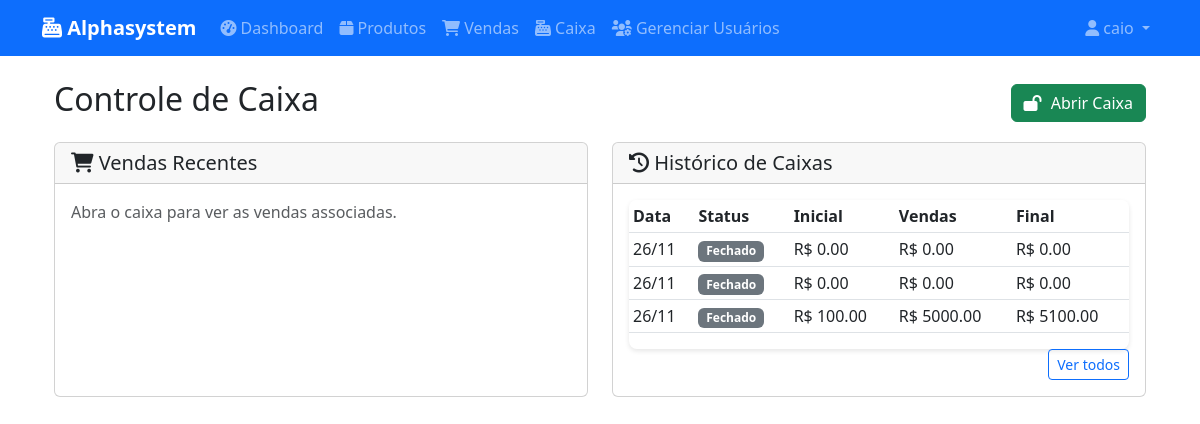
/cashier (signed in), run on the app's committed database.
### app/models/__init__.py (models this page shows, shortened)
class User(UserMixin, db.Model):
    id = db.Column(db.Integer, primary_key=True)
    username = db.Column(db.String(150), unique=True, nullable=False)
    email = db.Column(db.String(150), unique=True, nullable=False)
    password = db.Column(db.String(150), nullable=False)
    is_admin = db.Column(db.Boolean, default=False)
    role = db.Column(db.String(50), default='user')  # 'admin', 'manager', 'user'
    license_key = db.Column(db.String(255), db.ForeignKey('license.license_key'), nullable=True)
    manager_id = db.Column(db.Integer, db.ForeignKey('user.id'), nullable=True)  # Para usuários gerenciados por um gerente
    created_at = db.Column(db.DateTime, default=datetime.utcnow)
    manager = db.relationship('User', remote_side=[id], backref='managed_users')

class Cashier(db.Model):
    id = db.Column(db.Integer, primary_key=True)
    opening_date = db.Column(db.DateTime, default=datetime.utcnow)
    closing_date = db.Column(db.DateTime, nullable=True)
    initial_amount = db.Column(db.Float, default=0.0)
    final_amount = db.Column(db.Float, nullable=True)
    total_sales = db.Column(db.Float, default=0.0)
    total_expenses = db.Column(db.Float, default=0.0)
    status = db.Column(db.String(20), default='open')  # 'open', 'closed'
    user_id = db.Column(db.Integer, db.ForeignKey('user.id'), nullable=False)
    user = db.relationship('User', backref='cashiers')

### app/routes/cashier.py (the view)
@bp.route('/cashier')
@license_required
def dashboard():
    cashiers = Cashier.query.filter_by(user_id=current_user.id).order_by(Cashier.opening_date.desc()).all()
    active_cashier = Cashier.query.filter_by(user_id=current_user.id, status='open').first()
    return render_template('cashier/dashboard.html', cashiers=cashiers, active_cashier=active_cashier)

### app/models/__init__.py (called while the page is built)
@login_manager.user_loader
def load_user(user_id):
    return User.query.get(int(user_id))

    def is_valid(self):
        return self.is_active and self.expiry_date > datetime.utcnow()

### app/templates/cashier/dashboard.html (shortened to what this page needs)
{% extends "base.html" %}
{% block content %}
<div class="container-fluid">
    <div class="d-flex justify-content-between align-items-center mb-3">
        <h2>Controle de Caixa</h2>
        {% if not active_cashier %}
        <a href="{{ url_for('cashier.open_cashier') }}" class="btn btn-success">
            <i class="fas fa-lock-open"></i> Abrir Caixa
        </a>
        {% endif %}
    </div>
    <div class="row">
        <div class="col-md-6">
            <div class="card">
                <div class="card-header">
                    <h5 class="mb-0"><i class="fas fa-shopping-cart"></i> Vendas Recentes</h5>
                </div>
                <div class="card-body">
                    {% if active_cashier %}
                    <div id="sales-list">
                    </div>
                    {% else %}
                    <p class="text-muted">Abra o caixa para ver as vendas associadas.</p>
                    {% endif %}
                </div>
            </div>
        </div>
        <div class="col-md-6">
            <div class="card">
                <div class="card-header">
                    <h5 class="mb-0"><i class="fas fa-history"></i> Histórico de Caixas</h5>
                </div>
                <div class="card-body">
                    {% if cashiers %}
                    <div class="table-responsive">
                        <table class="table table-sm">
                            <thead>
                                <tr>
                                    <th>Data</th>
                                    <th>Status</th>
                                    <th>Inicial</th>
                                    <th>Vendas</th>
                                    <th>Final</th>
                                </tr>
                            </thead>
                            <tbody>
                                {% for c in cashiers[:5] %}
                                <tr>
                                    <td>{{ c.opening_date.strftime('%d/%m') }}</td>
                                    <td>
                                        <span class="badge bg-{% if c.status == 'open' %}success{% else %}secondary{% endif %}">
                                            {{ 'Aberto' if c.status == 'open' else 'Fechado' }}
                                        </span>
                                    </td>
                                    <td>R$ {{ "%.2f"|format(c.initial_amount) }}</td>
                                    <td>R$ {{ "%.2f"|format(c.total_sales) }}</td>
                                    <td>R$ {{ "%.2f"|format(c.final_amount or 0) }}</td>
                                </tr>
                                {% endfor %}
                            </tbody>
                        </table>
                    </div>
                    {% else %}
                    <p class="text-muted">Nenhum caixa registrado.</p>
                    {% endif %}
                    <a href="{{ url_for('cashier.history') }}" class="btn btn-sm btn-outline-primary float-end">
                        Ver todos
                    </a>
                </div>
            </div>
        </div>
    </div>
</div>
{% endblock %}

### app/templates/base.html (shortened to what this page needs)
<!DOCTYPE html>
<html lang="pt-BR">
<head>
    <link href="https://cdn.jsdelivr.net/npm/bootstrap@5.3.0/dist/css/bootstrap.min.css" rel="stylesheet">
    <link rel="stylesheet" href="https://cdnjs.cloudflare.com/ajax/libs/font-awesome/6.0.0/css/all.min.css">
    <link rel="stylesheet" href="{{ url_for('static', filename='css/style.css') }}">
</head>
<body>
    <nav class="navbar navbar-expand-lg navbar-dark bg-primary">
        <div class="container">
            <a class="navbar-brand" href="
                {% if current_user.role == 'user' and not current_user.is_admin %}
                    {{ url_for('products.list_products') }}
                {% else %}
                    {{ url_for('main.dashboard') }}
                {% endif %}">
                <i class="fas fa-cash-register"></i> Alphasystem
            </a>
            <div class="collapse navbar-collapse" id="navbarNav">
                <ul class="navbar-nav me-auto">
                    {% if current_user.is_authenticated %}
                        {% if current_user.role == 'manager' or current_user.is_admin %}
                        <li class="nav-item">
                            <a class="nav-link" href="{{ url_for('main.dashboard') }}">
                                <i class="fas fa-tachometer-alt"></i> Dashboard
                            </a>
                        </li>
                        {% endif %}
                        <li class="nav-item">
                            <a class="nav-link" href="{{ url_for('products.list_products') }}">
                                <i class="fas fa-box"></i> Produtos
                            </a>
                        </li>
                        <li class="nav-item">
                            <a class="nav-link" href="{{ url_for('sales.list_sales') }}">
                                <i class="fas fa-shopping-cart"></i> Vendas
                            </a>
                        </li>
                        <li class="nav-item">
                            <a class="nav-link" href="{{ url_for('cashier.dashboard') }}">
                                <i class="fas fa-cash-register"></i> Caixa
                            </a>
                        </li>
                        {% if current_user.role == 'manager' or current_user.is_admin %}
                            <li class="nav-item">
                                <a class="nav-link" href="{{ url_for('manager.index') }}">
                                    <i class="fas fa-users-cog"></i> Gerenciar Usuários
                                </a>
                            </li>
                        {% endif %}
                    {% endif %}
                </ul>
                <ul class="navbar-nav">
                    <li class="nav-item dropdown">
                        <a class="nav-link dropdown-toggle" href="#" id="userDropdown" role="button" data-bs-toggle="dropdown">
                            <i class="fas fa-user"></i> {{ current_user.username if current_user.is_authenticated else 'Usuário' }}
                        </a>
                    </li>
                </ul>
            </div>
        </div>
    </nav>
    <div class="container mt-4">
        {% block content %}{% endblock %}
    </div>
</body>
</html>

### app/static/css/style.css (style rules this page uses)
body { font-family: 'Segoe UI', Tahoma, Geneva, Verdana, sans-serif; }
.navbar-brand { font-weight: bold; }
.card { transition: transform 0.2s; height: 100%; }
.table th { border-top: none; }
.btn i { margin-right: 5px; }
.table-responsive { border-radius: 8px; overflow: hidden; box-shadow: 0 2px 5px rgba(0,0,0,.1); }

### data on the page
User: username "caio"
Cashier: opening_date "26/11", status "Fechado", initial_amount "0.00", total_sales "0.00", final_amount "0.00"
Cashier: opening_date "26/11", status "Fechado", initial_amount "0.00", total_sales "0.00", final_amount "0.00"
Cashier: opening_date "26/11", status "Fechado", initial_amount "100.00", total_sales "5000.00", final_amount "5100.00"
